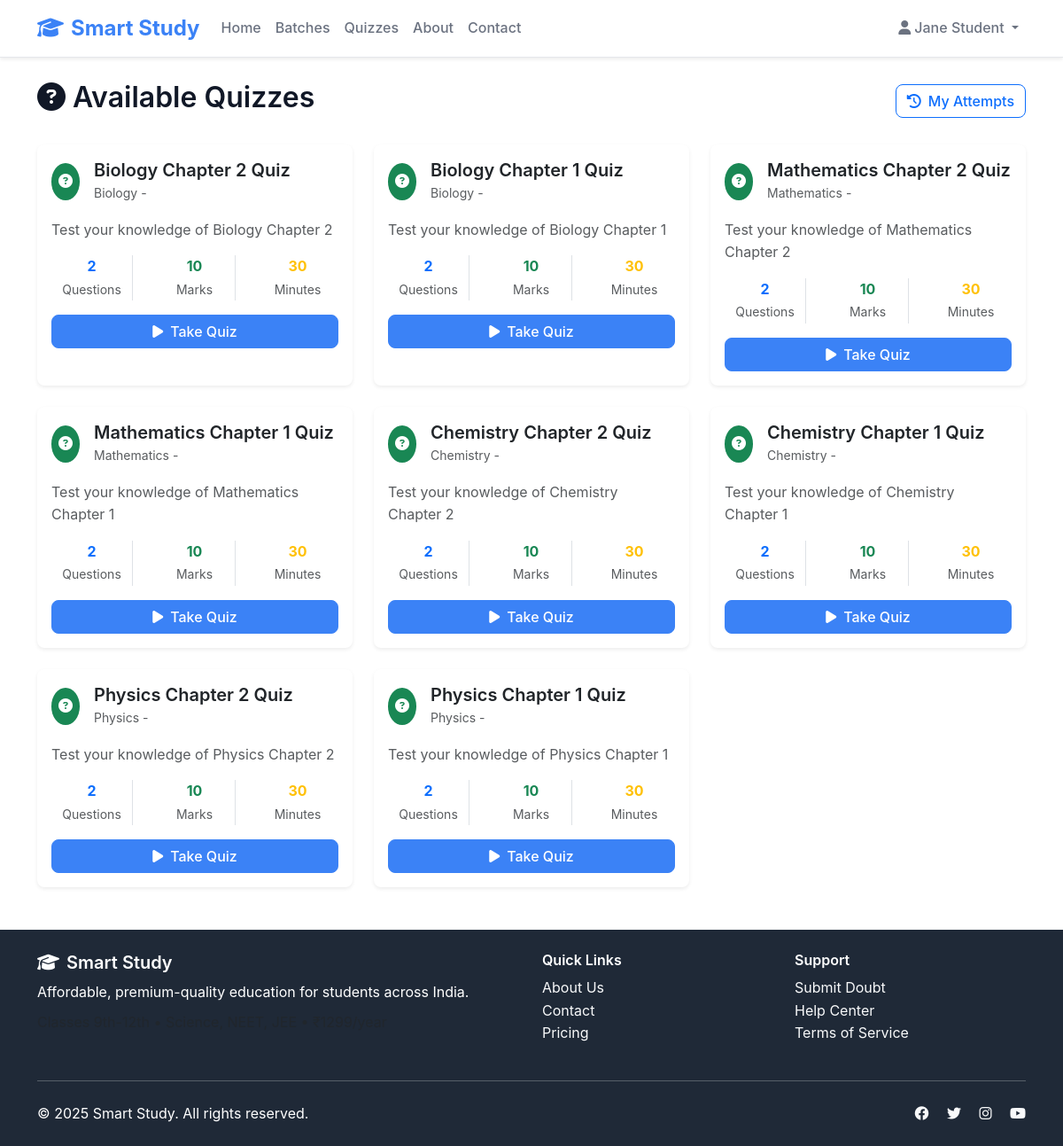
Page /quizzes/ (signed in) on the committed database.
### accounts/models.py (models this page shows, shortened)
class User(AbstractUser):
    CLASS_CHOICES = [
        ('9th', '9th Grade'),
        ('10th', '10th Grade'),
        ('11th', '11th Grade'),
        ('12th', '12th Grade'),
    ]
    STREAM_CHOICES = [
        ('Science', 'Science'),
        ('NEET', 'NEET'),
        ('JEE', 'JEE'),
    ]
    email = models.EmailField(unique=True)
    phone = models.CharField(max_length=15, blank=True)
    class_level = models.CharField(max_length=10, choices=CLASS_CHOICES, blank=True)
    stream = models.CharField(max_length=20, choices=STREAM_CHOICES, blank=True)
    role = models.ForeignKey(Role, on_delete=models.CASCADE, null=True, blank=True)
    is_active = models.BooleanField(default=True)
    last_login = models.DateTimeField(null=True, blank=True)
    USERNAME_FIELD = 'email'
    REQUIRED_FIELDS = ['username']
    def get_full_name(self):
        return f"{self.first_name} {self.last_name}".strip() or self.username
    @property
    def is_student(self):
        return self.role and self.role.name == 'student'

### quizzes/models.py (models this page shows, shortened)
class Quiz(models.Model):
    title = models.CharField(max_length=200)
    description = models.TextField(blank=True)
    total_marks = models.PositiveIntegerField(default=0)
    duration = models.PositiveIntegerField(default=60, help_text="Duration in minutes")
    is_active = models.BooleanField(default=True)
    chapter = models.ForeignKey(Chapter, on_delete=models.CASCADE, related_name='quizzes')
    created_at = models.DateTimeField(default=timezone.now)
    class Meta:
        ordering = ['-created_at']
        verbose_name_plural = 'Quizzes'
    def get_question_count(self):
        return self.questions.count()

### courses/models.py (models this page shows, shortened)
class Chapter(models.Model):
    name = models.CharField(max_length=200)
    description = models.TextField(blank=True)
    order_index = models.PositiveIntegerField(default=0)
    subject = models.ForeignKey(Subject, on_delete=models.CASCADE, related_name='chapters')
    created_at = models.DateTimeField(default=timezone.now)
    class Meta:
        ordering = ['order_index', 'name']
        unique_together = ['subject', 'order_index']

class Subject(models.Model):
    CLASS_CHOICES = [
        ('9th', '9th Grade'),
        ('10th', '10th Grade'),
        ('11th', '11th Grade'),
        ('12th', '12th Grade'),
    ]
    STREAM_CHOICES = [
        ('Science', 'Science'),
        ('NEET', 'NEET'),
        ('JEE', 'JEE'),
    ]
    name = models.CharField(max_length=100)
    description = models.TextField(blank=True)
    class_level = models.CharField(max_length=10, choices=CLASS_CHOICES)
    stream = models.CharField(max_length=20, choices=STREAM_CHOICES)
    created_at = models.DateTimeField(default=timezone.now)
    class Meta:
        unique_together = ['name', 'class_level', 'stream']
        ordering = ['class_level', 'stream', 'name']

### quizzes/views.py (the view)
# urls.py: path('', views.QuizListView.as_view(), name='list'),
class QuizListView(LoginRequiredMixin, ListView):
    model = Quiz
    template_name = 'quizzes/list.html'
    context_object_name = 'quizzes'
    paginate_by = 12
    def get_queryset(self):
        return Quiz.objects.filter(is_active=True).select_related('chapter__subject')

### templates/quizzes/list.html (shortened to what this page needs)
{% extends 'base.html' %}
{% block content %}
<div class="container mt-4">
    <div class="row">
        <div class="col-12">
            <div class="d-flex justify-content-between align-items-center mb-4">
                <h2><i class="fas fa-question-circle me-2"></i>Available Quizzes</h2>
                <a href="{% url 'quizzes:my_attempts' %}" class="btn btn-outline-primary">
                    <i class="fas fa-history me-2"></i>My Attempts
                </a>
            </div>
        </div>
    </div>
    {% if quizzes %}
    <div class="row g-4">
        {% for quiz in quizzes %}
        <div class="col-md-6 col-lg-4">
            <div class="card h-100 shadow-sm">
                <div class="card-body">
                    <div class="d-flex align-items-center mb-3">
                        <div class="bg-success text-white rounded-circle p-2 me-3">
                            <i class="fas fa-question-circle"></i>
                        </div>
                        <div>
                            <h5 class="card-title mb-0">{{ quiz.title }}</h5>
                            <small class="text-muted">{{ quiz.chapter.subject.name }} - {{ quiz.chapter.title }}</small>
                        </div>
                    </div>
                    <p class="card-text text-muted">{{ quiz.description|truncatewords:15 }}</p>
                    <div class="row text-center mb-3">
                        <div class="col-4">
                            <div class="border-end">
                                <div class="fw-bold text-primary">{{ quiz.get_question_count }}</div>
                                <small class="text-muted">Questions</small>
                            </div>
                        </div>
                        <div class="col-4">
                            <div class="border-end">
                                <div class="fw-bold text-success">{{ quiz.total_marks }}</div>
                                <small class="text-muted">Marks</small>
                            </div>
                        </div>
                        <div class="col-4">
                            <div class="fw-bold text-warning">{{ quiz.duration }}</div>
                            <small class="text-muted">Minutes</small>
                        </div>
                    </div>
                    <div class="d-grid">
                        <a href="{% url 'quizzes:detail' quiz.id %}" class="btn btn-primary">
                            <i class="fas fa-play me-2"></i>Take Quiz
                        </a>
                    </div>
                </div>
            </div>
        </div>
        {% endfor %}
    </div>
    {% endif %}
</div>
{% endblock %}

### templates/base.html (shortened to what this page needs)
<!DOCTYPE html>
<html lang="en">
<head>
    <link href="https://cdn.jsdelivr.net/npm/bootstrap@5.3.0/dist/css/bootstrap.min.css" rel="stylesheet">
    <link href="https://cdnjs.cloudflare.com/ajax/libs/font-awesome/6.4.0/css/all.min.css" rel="stylesheet">
    {% load static %}
    <link href="{% static 'css/style.css' %}" rel="stylesheet">
</head>
<body class="d-flex flex-column min-vh-100">
    <nav class="navbar navbar-expand-lg navbar-light bg-white shadow-sm">
        <div class="container">
            <a class="navbar-brand" href="{% url 'main:index' %}">
                <i class="fas fa-graduation-cap me-2"></i>Smart Study
            </a>
            <div class="collapse navbar-collapse" id="navbarNav">
                <ul class="navbar-nav me-auto">
                    <li class="nav-item">
                        <a class="nav-link" href="{% url 'main:index' %}">Home</a>
                    </li>
                    <li class="nav-item">
                        <a class="nav-link" href="{% url 'batches:list' %}">Batches</a>
                    </li>
                    <li class="nav-item">
                        <a class="nav-link" href="{% url 'quizzes:list' %}">Quizzes</a>
                    </li>
                    <li class="nav-item">
                        <a class="nav-link" href="{% url 'main:about' %}">About</a>
                    </li>
                    <li class="nav-item">
                        <a class="nav-link" href="{% url 'main:contact' %}">Contact</a>
                    </li>
                </ul>
                <ul class="navbar-nav">
                    {% if user.is_authenticated %}
                        <li class="nav-item dropdown">
                            <a class="nav-link dropdown-toggle" href="#" role="button" data-bs-toggle="dropdown">
                                <i class="fas fa-user me-1"></i>{{ user.get_full_name|default:user.username }}
                            </a>
                        </li>
                    {% endif %}
                </ul>
            </div>
        </div>
    </nav>
    <main class="flex-grow-1">
        {% block content %}{% endblock %}
    </main>
    <footer class="footer mt-5 py-4">
        <div class="container">
            <div class="row">
                <div class="col-md-6">
                    <h5><i class="fas fa-graduation-cap me-2"></i>Smart Study</h5>
                    <p class="mb-2">Affordable, premium-quality education for students across India.</p>
                    <p class="text-muted">Classes 9th-12th • Science, NEET, JEE • ₹1299/year</p>
                </div>
                <div class="col-md-3">
                    <h6>Quick Links</h6>
                    <ul class="list-unstyled">
                        <li><a href="{% url 'main:about' %}" class="text-light text-decoration-none">About Us</a></li>
                        <li><a href="{% url 'main:contact' %}" class="text-light text-decoration-none">Contact</a></li>
                        <li><a href="{% url 'main:pricing' %}" class="text-light text-decoration-none">Pricing</a></li>
                    </ul>
                </div>
                <div class="col-md-3">
                    <h6>Support</h6>
                    <ul class="list-unstyled">
                        <li><a href="{% url 'doubts:submit' %}" class="text-light text-decoration-none">Submit Doubt</a></li>
                        <li><a href="#" class="text-light text-decoration-none">Help Center</a></li>
                        <li><a href="#" class="text-light text-decoration-none">Terms of Service</a></li>
                    </ul>
                </div>
            </div>
            <hr class="my-4">
            <div class="row align-items-center">
                <div class="col-md-6">
                    <p class="mb-0">&copy; 2025 Smart Study. All rights reserved.</p>
                </div>
                <div class="col-md-6 text-md-end">
                    <a href="#" class="text-light me-3"><i class="fab fa-facebook"></i></a>
                    <a href="#" class="text-light me-3"><i class="fab fa-twitter"></i></a>
                    <a href="#" class="text-light me-3"><i class="fab fa-instagram"></i></a>
                    <a href="#" class="text-light"><i class="fab fa-youtube"></i></a>
                </div>
            </div>
        </div>
    </footer>
</body>
</html>

### static/css/style.css (style rules this page uses)
:root { --primary-color: #3b82f6; --primary-dark: #2563eb; --secondary-color: #6366f1; --success-color: #10b981; --warning-color: #f59e0b; --danger-color: #ef4444; --dark-color: #1f2937; --light-color: #f8fafc; --text-primary: #111827; --text-secondary: #6b7280; --text-muted: #9ca3af; --border-color: #e5e7eb; --border-radius: 0.5rem; --box-shadow: 0 1px 3px 0 rgba(0, 0, 0, 0.1), 0 1px 2px 0 rgba(0, 0, 0, 0.06); --box-shadow-lg: 0 10px 15px -3px rgba(0, 0, 0, 0.1), 0 4px 6px -2px rgba(0, 0, 0, 0.05); }
body { font-family: 'Inter', -apple-system, BlinkMacSystemFont, 'Segoe UI', Roboto, sans-serif; line-height: 1.6; color: var(--text-primary); background-color: #ffffff; }
h1, h2, h3, h4, h5, h6 { font-weight: 600; line-height: 1.3; }
.btn { border-radius: var(--border-radius); font-weight: 500; transition: all 0.2s ease; }
.btn-primary { background-color: var(--primary-color); border-color: var(--primary-color); }
.card { border: none; border-radius: var(--border-radius); box-shadow: var(--box-shadow); transition: all 0.3s ease; }
.navbar { box-shadow: var(--box-shadow); background-color: white !important; border-bottom: 1px solid var(--border-color); }
.navbar-brand { font-weight: 700; font-size: 1.5rem; color: var(--primary-color) !important; }
.navbar-nav .nav-link { font-weight: 500; color: var(--text-secondary) !important; transition: color 0.2s ease; padding: 0.5rem 1rem; }
.footer { background-color: var(--dark-color); color: white; margin-top: auto; }
.footer a { color: #d1d5db; text-decoration: none; transition: color 0.2s ease; }

### templates/base.html (style rules this page uses)
:root { --primary-color: #3b82f6; --primary-dark: #2563eb; --secondary-color: #6366f1; --success-color: #10b981; --warning-color: #f59e0b; --danger-color: #ef4444; --dark-color: #1f2937; --light-color: #f8fafc; --text-primary: #111827; --text-secondary: #6b7280; --text-muted: #9ca3af; }
body { font-family: 'Inter', -apple-system, BlinkMacSystemFont, sans-serif; line-height: 1.6; color: var(--text-primary); background-color: #ffffff; }
.navbar-brand { font-weight: 700; font-size: 1.5rem; color: var(--primary-color) !important; }
.btn-primary { background-color: var(--primary-color); border-color: var(--primary-color); }
.card { border: none; box-shadow: 0 1px 3px 0 rgba(0, 0, 0, 0.1), 0 1px 2px 0 rgba(0, 0, 0, 0.06); }
.footer { background-color: var(--dark-color); color: white; margin-top: auto; }

### rows in the picture
User: get_full_name "Jane Student"
Quiz: title "Biology Chapter 2 Quiz", chapter.subject.name "Biology", description "Test your knowledge of Biology Chapter 2", get_question_count "2", total_marks "10", duration "30"
Quiz: title "Biology Chapter 1 Quiz", chapter.subject.name "Biology", description "Test your knowledge of Biology Chapter 1", get_question_count "2", total_marks "10", duration "30"
Quiz: title "Mathematics Chapter 2 Quiz", chapter.subject.name "Mathematics", description "Test your knowledge of Mathematics Chapter 2", get_question_count "2", total_marks "10", duration "30"
Quiz: title "Mathematics Chapter 1 Quiz", chapter.subject.name "Mathematics", description "Test your knowledge of Mathematics Chapter 1", get_question_count "2", total_marks "10", duration "30"
Quiz: title "Chemistry Chapter 2 Quiz", chapter.subject.name "Chemistry", description "Test your knowledge of Chemistry Chapter 2", get_question_count "2", total_marks "10", duration "30"
Quiz: title "Chemistry Chapter 1 Quiz", chapter.subject.name "Chemistry", description "Test your knowledge of Chemistry Chapter 1", get_question_count "2", total_marks "10", duration "30"
Quiz: title "Physics Chapter 2 Quiz", chapter.subject.name "Physics", description "Test your knowledge of Physics Chapter 2", get_question_count "2", total_marks "10", duration "30"
Quiz: title "Physics Chapter 1 Quiz", chapter.subject.name "Physics", description "Test your knowledge of Physics Chapter 1", get_question_count "2", total_marks "10", duration "30"
